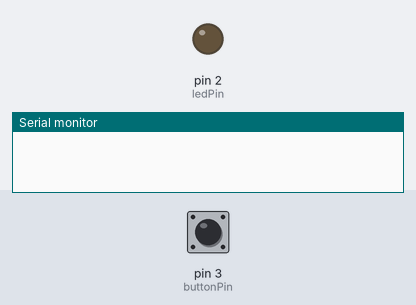
Bench run of a sketch on a simulated Arduino Uno, built with avr-gcc and run on an emulated ATmega328P. On the bench: output pins drawn as LEDs (lit = HIGH), the last lines printed to the serial monitor. Inputs (shaded band) come from the test bench; at power-on: pin 3 (buttonPin) HIGH.

Above: at 1.2 s.
1.3 s: pin 3 (buttonPin) pulled LOW for 0.15 s
At 2.1 s:
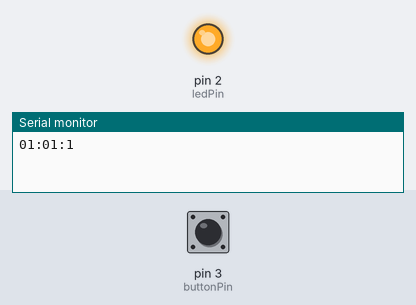
2.9 s: pin 3 (buttonPin) pulled LOW for 1 s
At 4.6 s:
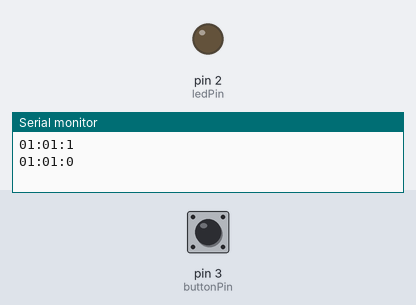
5.4 s: pin 3 (buttonPin) pulled LOW for 3.2 s
At 9.4 s:
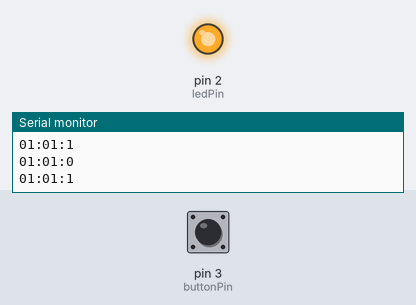
Timing chart, 0 to 10.9 s (numbered marks = the images above; inputs shaded):
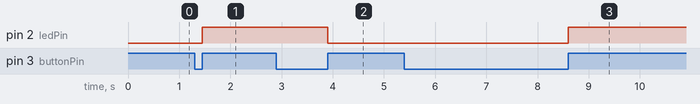

The sketch:

bp_led.ino
```cpp
// constants won't change. They're used here to
// set pin numbers:
const int buttonPin = 3;        // the number of the pushbutton pin
const int ledPin =  2;          // the number of the LED pin
const String CONST_ID = "01";   // the main Id
const String CONST_TYPE = "01"; // the id of press button


// variables will change:
int buttonState = 0;            // variable for reading the pushbutton status
int ledState = 0;
int currenteState = 0;


void setup() {
  Serial.begin(9600);
  // initialize the LED pin as an output:
  pinMode(ledPin, OUTPUT);
  // initialize the pushbutton pin as an input:
  pinMode(buttonPin, INPUT);
}


void loop(){
  // read the state of the pushbutton value:
  buttonState = digitalRead(buttonPin);
  ledState = digitalRead(ledPin);

  // Wait until the button be pushed
  while (buttonState == digitalRead(buttonPin)) { };

  if(ledState == HIGH){
    if (buttonState == LOW) {
      turnOff();
    }
  }
  else{
    if (buttonState == LOW) {
      turnOn();
    }
  }
}

// turn LED on:
void turnOn(){
   digitalWrite(ledPin, HIGH);
   Serial.println(CONST_ID+":"+CONST_TYPE+":1");
}

// turn LED Off:
void turnOff(){
  digitalWrite(ledPin, LOW);
  Serial.println(CONST_ID+":"+CONST_TYPE+":0");
}
```

Measured:
- after the input at 1.3 s, pin 2 (ledPin): LOW → HIGH after 0.15 s
- after the input at 2.9 s, pin 2 (ledPin): HIGH → LOW after 1.0 s
- after the input at 5.4 s, pin 2 (ledPin): LOW → HIGH after 3.2 s
